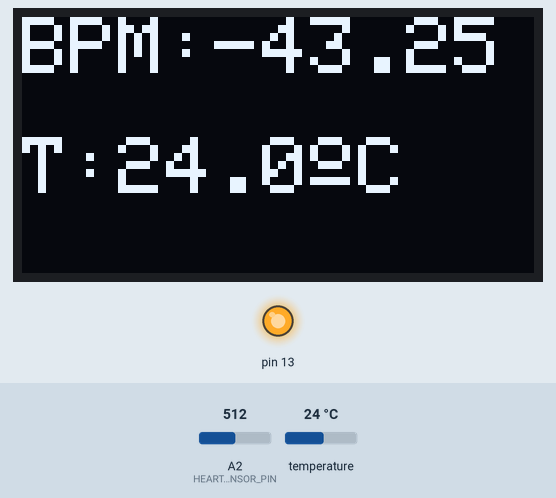
This sketch was run on a simulated Arduino Uno, built with avr-gcc and run on an emulated ATmega328P. On the bench: 128×64 one-colour display, output pins drawn as LEDs (lit = HIGH). The inputs (shaded band) are chosen by the test bench; at power-on: A2 (HEARTBEAT_SENSOR_PIN) = 512, temperature 24 °C. What the sketch prints to the serial monitor is not drawn.

Above: at 2.4 s.
2.5 s: A2 (HEARTBEAT_SENSOR_PIN) set to 0
At 4.0 s:
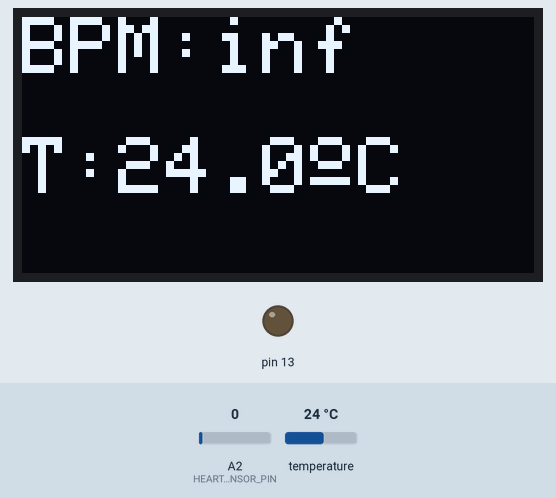
5.2 s: A2 (HEARTBEAT_SENSOR_PIN) set to 306
At 9.3 s:
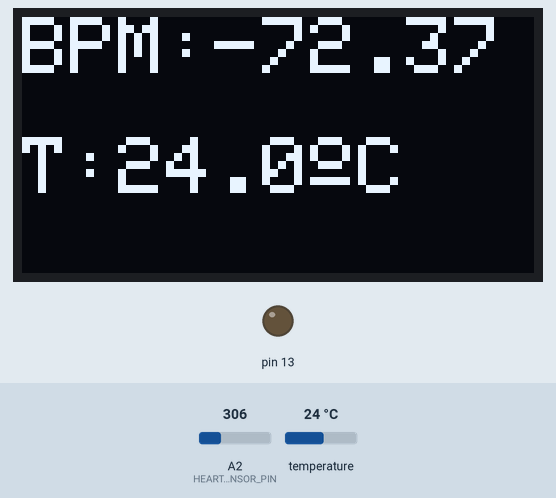
9.8 s: temperature set to 12 °C
At 11.6 s:
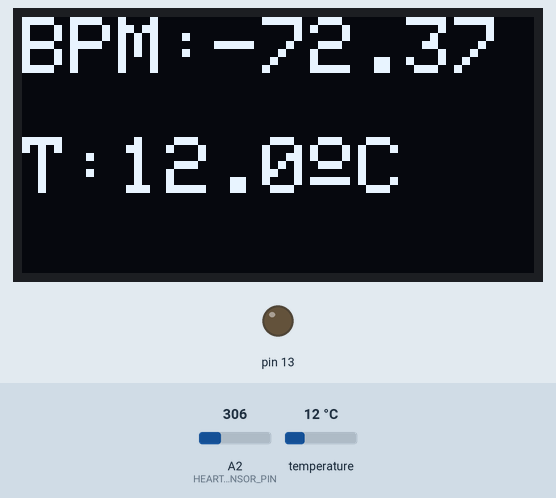
12.4 s: temperature set to 19 °C
At 13.5 s:
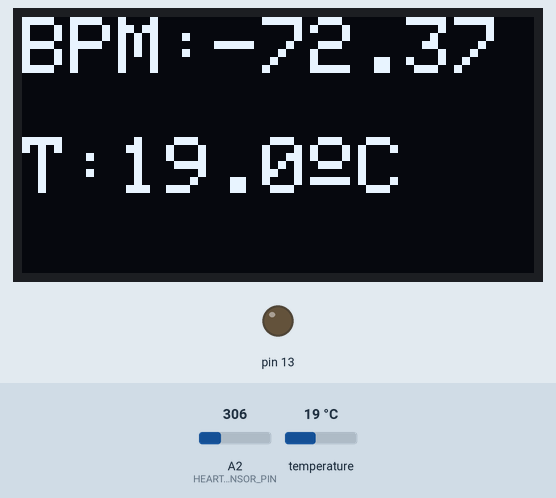
14.2 s: temperature set to 28 °C
At 15.5 s:
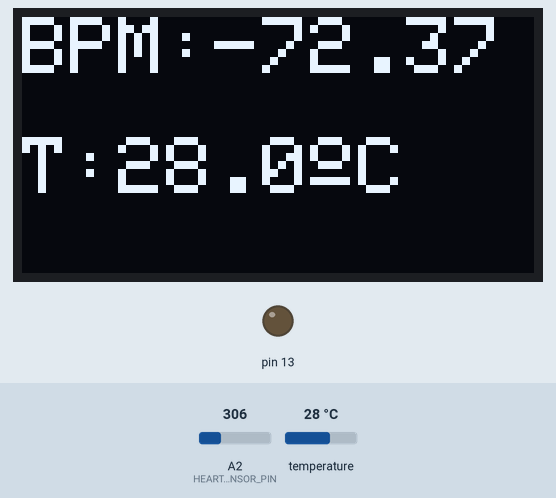
16.0 s: A2 (HEARTBEAT_SENSOR_PIN) set to 290
At 19.3 s:
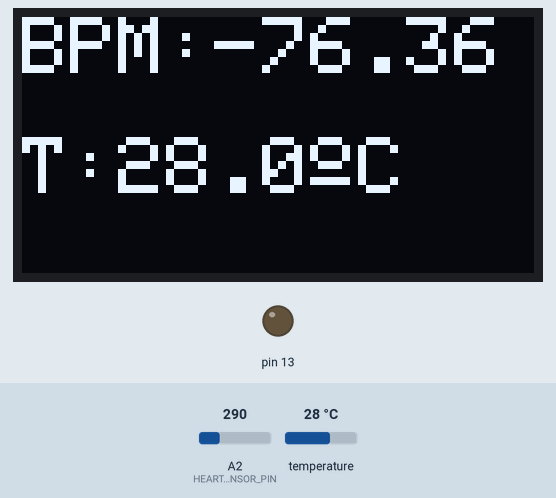
Timing chart, 0 to 20.7 s (numbered marks = the images above; inputs shaded):
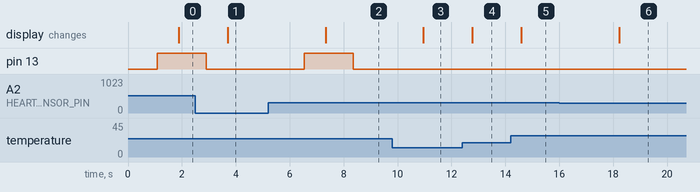

The sketch:

CODIGO_BPM_T.ino
```cpp
#include <OneWire.h>
#include <DallasTemperature.h>
#include <Wire.h>
#include <Adafruit_GFX.h>
#include <Adafruit_SSD1306.h>

// --- Configuración pantalla OLED ---
#define SCREEN_WIDTH 128
#define SCREEN_HEIGHT 64
#define OLED_RESET -1
Adafruit_SSD1306 display(SCREEN_WIDTH, SCREEN_HEIGHT, &Wire, OLED_RESET);

// --- Pines sensores ---
#define HEARTBEAT_SENSOR_PIN 2  // KY-039 (mejor A0 o GPIO34)
#define ONE_WIRE_BUS 4          // DS18B20

OneWire oneWire(ONE_WIRE_BUS);
DallasTemperature sensors(&oneWire);

#define samp_siz 4

float reads[samp_siz], sum;
float last, reader, start;
float before = 0;
int n = 0;
long int ptr = 0;

long int last_beat = 0;   // Último latido detectado
float bpm = 0.0;          // BPM calculado

int threshold = 500;      // Umbral mínimo para detectar un latido

// Filtro pasa bajos
float factor = 0.75;
float maximo = 0.0;
int minimoEntreLatidos = 300;
float valorAnterior = 500;
int latidos = 0;

void setup() {
  Serial.begin(115200);
  sensors.begin();

  pinMode(13, OUTPUT);

  for (int i = 0; i < samp_siz; i++) reads[i] = 0;
  sum = 0;
  ptr = 0;
  Serial.println("Iniciando mediciones");

  // --- Inicializar pantalla OLED ---
  if (!display.begin(SSD1306_SWITCHCAPVCC, 0x3C)) {
    Serial.println("No se encontró pantalla OLED");
    while (true); // Detener ejecución si falla OLED
  }

  display.clearDisplay();
  display.setTextSize(1);
  display.setTextColor(SSD1306_WHITE);
  display.setCursor(0, 0);
  display.println("Iniciando...");
  display.display();
  delay(1000);
}

void loop() {
  n = 0;
  start = millis();
  reader = 0.;
  do {
    reader += analogRead(HEARTBEAT_SENSOR_PIN);
    n++;
  } while (millis() < start + 20);
  reader /= n;

  sum -= reads[ptr];
  sum += reader;
  reads[ptr] = reader;
  last = sum / samp_siz;

  float valorFiltrado = factor * valorAnterior + (1 - factor) * reader;
  float cambio = valorFiltrado - valorAnterior;
  valorAnterior = valorFiltrado;

  if ((cambio >= maximo) && (millis() > last_beat + minimoEntreLatidos)) {
    maximo = cambio;
    digitalWrite(13, HIGH);
    last_beat = millis();
    latidos++;
  } else {
    digitalWrite(13, LOW);
  }

  maximo = maximo * 0.97;

  if (millis() >= last_beat + 1000) {
    bpm = latidos * 4;
    latidos = 0;
    last_beat = millis();
  }

  sensors.requestTemperatures();
  float tempC = sensors.getTempCByIndex(0);

  Serial.print("Ritmo cardíaco: ");
  Serial.print(last);
  Serial.print(" BPM: ");
  Serial.print(60000 / last);
  Serial.print(" Temperatura: ");
  Serial.println(tempC);

  // --- Mostrar en pantalla OLED ---
  display.clearDisplay();

  display.setTextSize(2);
  display.setCursor(0, 0);
  display.print("BPM:");
  display.println((int)60000/last);

  display.setTextSize(2);
  display.setCursor(0, 30);
  display.print("T:");
  display.print(tempC, 1);
  display.cp437(true);
  display.write(167); // símbolo °
  display.print("C");

  display.display();

  delay(1000);
}
```

Measured:
- after the input at 2.5 s, the display: changes after 1.2 s (image 1)
- after the input at 5.2 s, pin 13: LOW → HIGH after 1.3 s, → LOW 1.8 s later; the display: changes after 2.1 s (image 2)
- after the input at 9.8 s, the display: changes after 1.2 s (image 3)
- after the input at 12.4 s, the display: changes after 0.37 s (image 4)
- after the input at 14.2 s, the display: changes after 0.39 s (image 5)
- after the input at 16.0 s, the display: changes after 2.2 s (image 6)
